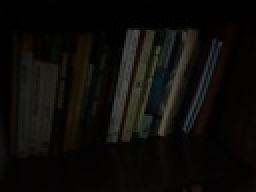
%> input picture HW3/own.jpg, 128 x 96 px, shrunk from 1280 x 960 before the run (shown 2 times larger)
$ octave S331.m   (GNU Octave 9; MATLAB toolbox functions it lacks are replaced by stand-ins)
%> lines starting %> are read from the running program, lines starting %| are printed output that depends on the picture
image = imread('HW3/own.jpg');
%> image is the input picture: size 96x128x3 uint8; mean R, G, B 13.1, 12, 9.5
image = rgb2gray(image);
%> image: size 96x128 uint8

image_smooth = imgaussfilt(image,5);
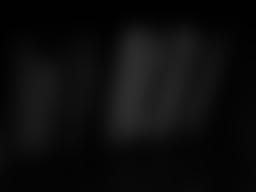
%> image_smooth: size 96x128 uint8 (shown 2 times larger); min 1, max 46, mean 12.1
x = image+ 2*image_smooth;
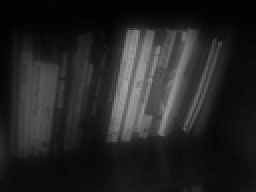
%> x: size 96x128 uint8 (shown 2 times larger); min 2, max 166, mean 36.2
x = median_filter(x,3);

imwrite(image,"image.png");
imwrite(x,"out.png");

function output= median_filter(image,length)
%> called with length = 3
    [R,C] = size(image);
%> R = 96; C = 128
    image = padarray(image,[floor(length/2),floor(length/2)]);
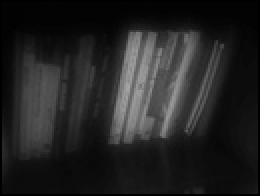
%> image: size 98x130 uint8 (shown 2 times larger); min 0, max 166, mean 34.9
    output = zeros(R,C,'uint8');
    for i=1:R
        for j=1:C
            part = image(i:i+length-1,j:j+length-1);

            out = median(part,'all');
            output(i,j) = out;
        end
    end
end
